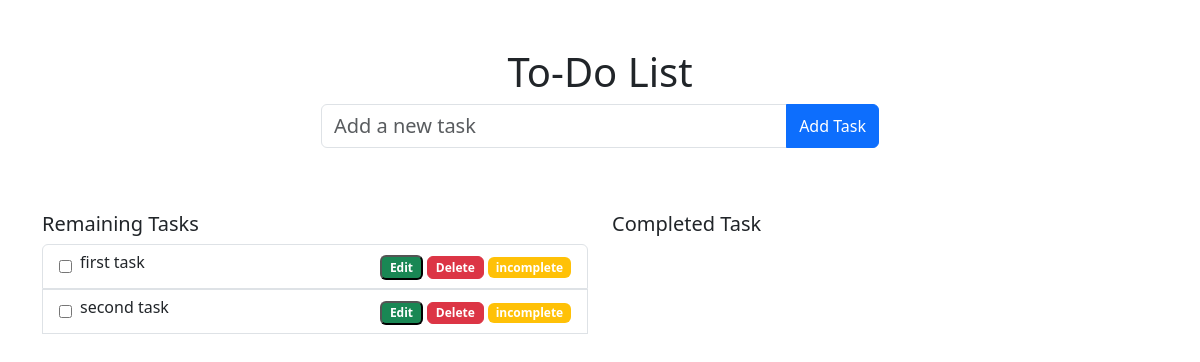
Before: / with the older database file.
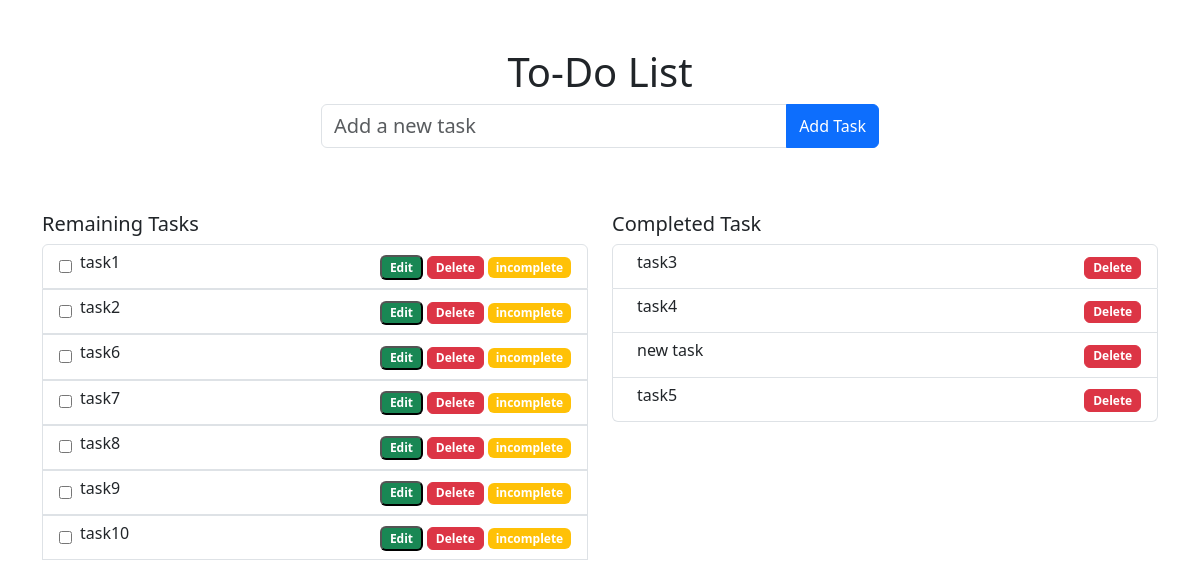
After: the same page with the newer database file.
### todo/models.py (models this page shows, shortened)
class Task(models.Model):
  title = models.CharField(max_length=255)
  isCompleted = models.BooleanField(default=False)

### todo/views.py (the view, shortened to what this page needs)
# urls.py: path('',mytodo, name='mytodo'),
def mytodo(request):
    remaining_tasks = Task.objects.filter(isCompleted=False)
    completed_tasks = Task.objects.filter(isCompleted=True)
    return render(request, 'home.html', {
        'remaining_tasks': remaining_tasks,
        'completed_tasks': completed_tasks
    })

### templates/home.html (shortened to what this page needs)
<!DOCTYPE html>
<html lang="en">
   <head>
      <link
         href="https://cdn.jsdelivr.net/npm/bootstrap@5.3.0/dist/css/bootstrap.min.css"
         rel="stylesheet"
      />
   </head>
   <body>
      <div class="container mt-5 ">
         <h1 class="text-center">To-Do List</h1>
         <div class=" d-flex align-items-center justify-content-center">
            <div class="col-6 text-center">
               <form  method="POST" class="mb-3">
                  <div class="input-group">
                     <input
                        required
                        type="text"
                        name="title"
                        class="form-control fs-5"
                        placeholder="Add a new task"
                     />
                     <button type="submit" class="btn btn-primary">Add Task</button>
                  </div>
               </form>
            </div>
         </div>
         <div class="d-flex justify-content-between row mt-5">
            <div class="col-6">
               <h5>Remaining Tasks</h5>
               <ul class="list-group">
                  {% for task in remaining_tasks %}
                  <li class="list-group-item d-flex justify-content-between align-items-center justify-content-center gap-3">
                     <div class="d-flex align-items-center">
                        <form method="POST" action="{% url 'mytodo' %}">
                           <input
                              type="checkbox"
                              name="done"
                              onChange="this.form.submit()">
                        </form>
                        <h6 class="mx-2">{{ task.title }}</h6>
                     </div>
                     <div>
                        <button type="button" class="badge bg-success" data-bs-toggle="modal" data-bs-target="#editModal{{ task.id }}">
                           Edit
                        </button>
                        <form method="POST" style="display: inline">
                           <button type="submit" name="delete_task" class="badge btn btn-danger">Delete</button>
                        </form>
                         <span class="badge bg-warning">incomplete</span>
                     </div>
                  </li>
                  {% endfor %}
               </ul>
            </div>
            <div class="col-6">
               <h5>Completed Task</h5>
               <ul class="list-group">
                  {% for task in completed_tasks %}
                  <li class="list-group-item d-flex justify-content-between align-items-center justify-content-center gap-3">
                     <div class="d-flex align-items-center">
                        <h6 class="mx-2">{{ task.title }}</h6>
                     </div>
                     <div>
                        <form method="POST" style="display: inline">
                           <button type="submit" name="delete_task" class="badge btn btn-danger">Delete</button>
                        </form>
                     </div>
                  </li>
                  {% endfor %}
               </ul>
            </div>
         </div>
      </div>
   </body>
</html>

Changed rows visible on the page:
removed Task: title "first task", shown under "Remaining Tasks"
removed Task: title "second task", shown under "Remaining Tasks"
added Task: title "task1", shown under "Remaining Tasks"
added Task: title "task2", shown under "Remaining Tasks"
added Task: title "task6", shown under "Remaining Tasks"
added Task: title "task7", shown under "Remaining Tasks"
added Task: title "task8", shown under "Remaining Tasks"
added Task: title "task9", shown under "Remaining Tasks"
added Task: title "task10", shown under "Remaining Tasks"
added Task: title "task3", shown under "Completed Task"
added Task: title "task4", shown under "Completed Task"
added Task: title "new task", shown under "Completed Task"
added Task: title "task5", shown under "Completed Task"
